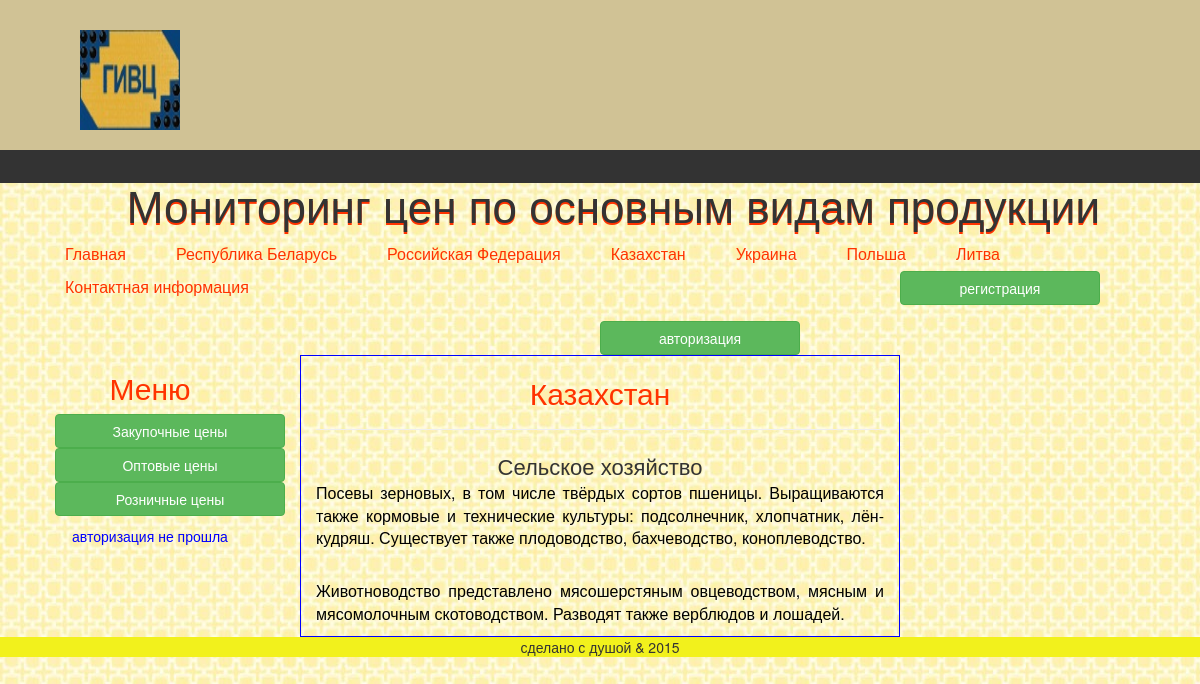
Page /index.php?url=kazah on the committed database.
### tables this page shows
CREATE TABLE IF NOT EXISTS `maintexts` (
  `id` int(11) NOT NULL AUTO_INCREMENT,
  `name` tinytext NOT NULL,
  `body` text NOT NULL,
  `url` tinytext NOT NULL,
  `showhide` enum('show','hide') NOT NULL DEFAULT 'show',
  `lang` enum('ru','en') NOT NULL DEFAULT 'ru',
  `putdate` datetime NOT NULL,
  PRIMARY KEY (`id`)
);

### class/Database.php (called while the page is built, shortened)
<?php
class Database{
private $host = DB_HOST;
private $user= DB_USER;
private $pass=DB_PASS;
private $dbname=DB_NAME;
private $port=DB_PORT;
private $dbh;
private $stmt;
public function __construct(){
$dsn='mysql:host=' .$this->host . ';port=' . $this->port.';dbname=' . $this->dbname;
$options=array(
PDO::ATTR_ERRMODE=>PDO::ERRMODE_EXCEPTION
);
try{
$this->dbh=new PDO($dsn, $this->user, $this->pass, $options);
}
catch(PDOException $e){
$this->error=$e->getMessage();
}
}
public function query($query){
    $this->stmt = $this->dbh->prepare($query);
}
public function execute(){
    return $this->stmt->execute();
}
public function single(){
    $this->execute();
    return $this->stmt->fetch(PDO::FETCH_ASSOC);
}
}

### index.php (the view)
<?php require_once("templates/top.php");
if  ($_GET['url']){
$file=$_GET['url'];
}else{
$file='index';
}
$obj=new database();
$query= "select * from maintexts where url='$file'";
$obj->query($query);
$row=$obj-> single();
?>
<h2><?echo $row['name'];?></h2>
<?echo $row['body'];?>
<?php require_once("templates/bottom.php");?>

### media/css/style.css (style rules this page uses)
body { background: url(../img/geluzor75.jpg); padding:0; margin:0; }
.content h2 { color:#f30; text-align:center; }
.col-md-6 div { text-align: center; font-size: 22px; }
.col-md-6 p { font-size: 16px; color: black; text-align: justify; }

### rows in the picture
maintexts: name "Казахстан Сельское хозяйство", body "Посевы зерновых, в том числе твёрдых сортов пшеницы. Выращиваются также кормовые и технические культуры: подсолнечник, хлопчатник, лён-кудряш. Существует также плодоводство, бахчеводство, коноплеводство. Животноводство представлено мясошерстяным овцеводством, мясным и мясомолочным скотоводством. Разводят также верблюдов и лошадей."
